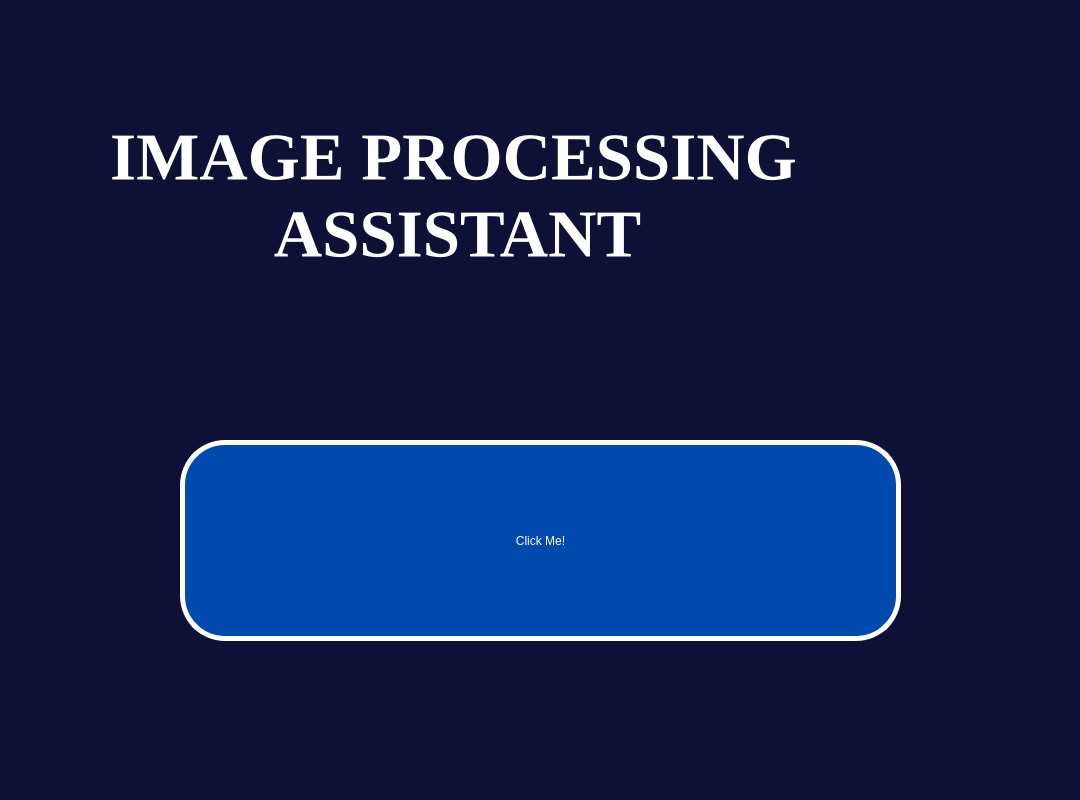
<?xml version="1.0" encoding="UTF-8"?>
<ui version="4.0">
 <class>Dialog</class>
 <widget class="QDialog" name="Dialog">
  <property name="geometry">
   <rect>
    <x>0</x>
    <y>0</y>
    <width>1080</width>
    <height>800</height>
   </rect>
  </property>
  <property name="minimumSize">
   <size>
    <width>1080</width>
    <height>800</height>
   </size>
  </property>
  <property name="windowTitle">
   <string>Dialog</string>
  </property>
  <widget class="QWidget" name="bgwidget" native="true">
   <property name="geometry">
    <rect>
     <x>0</x>
     <y>0</y>
     <width>1080</width>
     <height>800</height>
    </rect>
   </property>
   <property name="minimumSize">
    <size>
     <width>1080</width>
     <height>800</height>
    </size>
   </property>
   <property name="maximumSize">
    <size>
     <width>1080</width>
     <height>800</height>
    </size>
   </property>
   <property name="cursor">
    <cursorShape>PointingHandCursor</cursorShape>
   </property>
   <property name="styleSheet">
    <string notr="true">QWidget#bgwidget{
background-color: #0F1035
}</string>
   </property>
   <widget class="QLabel" name="label_3">
    <property name="geometry">
     <rect>
      <x>110</x>
      <y>100</y>
      <width>861</width>
      <height>191</height>
     </rect>
    </property>
    <property name="font">
     <font>
      <family>Times New Roman</family>
      <pointsize>50</pointsize>
      <weight>75</weight>
      <italic>false</italic>
      <bold>true</bold>
     </font>
    </property>
    <property name="styleSheet">
     <string notr="true"> color:rgb(255, 255, 255);
font: 75 BOLD 50pt &quot;Times New Roman&quot;;</string>
    </property>
    <property name="text">
     <string>IMAGE PROCESSING
          ASSISTANT</string>
    </property>
   </widget>
   <widget class="QPushButton" name="start">
    <property name="geometry">
     <rect>
      <x>180</x>
      <y>440</y>
      <width>721</width>
      <height>201</height>
     </rect>
    </property>
    <property name="cursor">
     <cursorShape>PointingHandCursor</cursorShape>
    </property>
    <property name="styleSheet">
     <string notr="true">border-radius: 45px;
background-color: #004AAD;
font: 35pt &quot;Times new roman&quot;;
color: #fff;
border-color: #fff;
border-style: outset;
border-width: 5px;</string>
    </property>
    <property name="text">
     <string>Click Me!</string>
    </property>
   </widget>
  </widget>
 </widget>
 <resources/>
 <connections/>
</ui>
